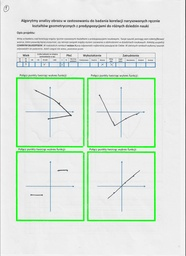
#> input picture Skany/1/1_a.jpg, 186 x 256 px, shrunk from 2550 x 3507 before the run, found by its file name; its folder holds only this picture in this run
$ python 'test zielony.py'
#> lines starting #> are read from the running program, lines starting #| are printed output that depends on the picture
from PIL import Image
import os
import tkinter as tk
from tkinter import messagebox

def jest_zielony(pixel, prog=140):
    return pixel[1] - pixel[0] > prog and pixel[1] - pixel[2] > prog

def zamien_na_idealny_zielony(img):
    szerokosc, wysokosc = img.size
    idealny_zielony = (0, 255, 0)  # RGB dla koloru zielonego
    prog_zielony = 50  # Próg dla zbliżenia do koloru zielonego

    for x in range(szerokosc):
        for y in range(wysokosc):
            pixel = img.getpixel((x, y))
            if jest_zielony(pixel, prog_zielony):
                img.putpixel((x, y), idealny_zielony)

    return img

def process_survey_folder(folder_path):
#> called with folder_path = 'D:/Magisterka/Wyniki ankiet/Skany'
    survey_folders = os.listdir(folder_path)
    # Sortowanie folderów numerycznie na podstawie ich nazwy
    survey_folders_sorted = sorted(survey_folders, key=lambda x: int(x.split(' ')[-1]))

    for survey_folder in survey_folders_sorted:
        survey_folder_path = os.path.join(folder_path, survey_folder)

        if os.path.isdir(survey_folder_path):
            print(f"Otwieranie folderu: {survey_folder_path}")  # Informacja o otwieranym folderze
            for image_filename in os.listdir(survey_folder_path):
                if image_filename.lower().endswith(('.jpg', '.jpeg')):
                    image_path = os.path.join(survey_folder_path, image_filename)
                    print(f"Przetwarzanie obrazu: {image_filename}")  # Informacja o przetwarzanym obrazie

                    try:
                        obraz = Image.open(image_path)
#> obraz is the input picture: PIL image 186x256 RGB; mean R, G, B 223.7, 231.9, 224.8
                        obraz_z_zielonym = zamien_na_idealny_zielony(obraz)
#> after the loop in zamien_na_idealny_zielony, `for x in range(szerokosc):`:
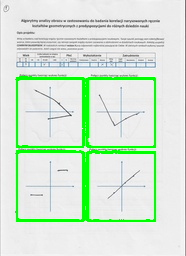
#> img: PIL image 186x256 RGB; mean R, G, B 215.7, 233.5, 216.7
                        obraz_z_zielonym.save(image_path)
                    except Exception as e:
                        print(f"Błąd przetwarzania obrazu {image_filename}: {str(e)}")
#> pass 2 of the loop in process_survey_folder, `for survey_folder in survey_folders_sorted:`:
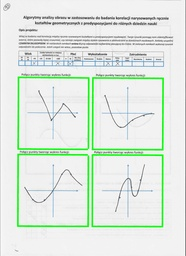
#> input picture Skany/10/10_a.jpg, 186 x 256 px, shrunk from 2550 x 3507 before the run, found by its file name
#> in process_survey_folder, obraz is the input picture: PIL image 186x256 RGB; mean R, G, B 225.1, 234.3, 226.2
#> after the loop in zamien_na_idealny_zielony (call 2), `for x in range(szerokosc):`:
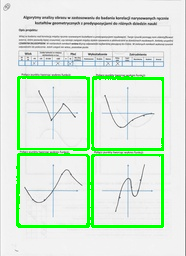
#> img: PIL image 186x256 RGB; mean R, G, B 216.6, 235.9, 217.7

def main():
    root = tk.Tk()
    root.withdraw()  # Ukrycie głównego okna Tkinter
    surveys_path = "D:/Magisterka/Wyniki ankiet/Skany"
    process_survey_folder(surveys_path)
    messagebox.showinfo("Zakończono", "Przetwarzanie zakończone!")
    root.destroy()  # Usunięcie okna po zakończeniu

if __name__ == "__main__":
    main()
